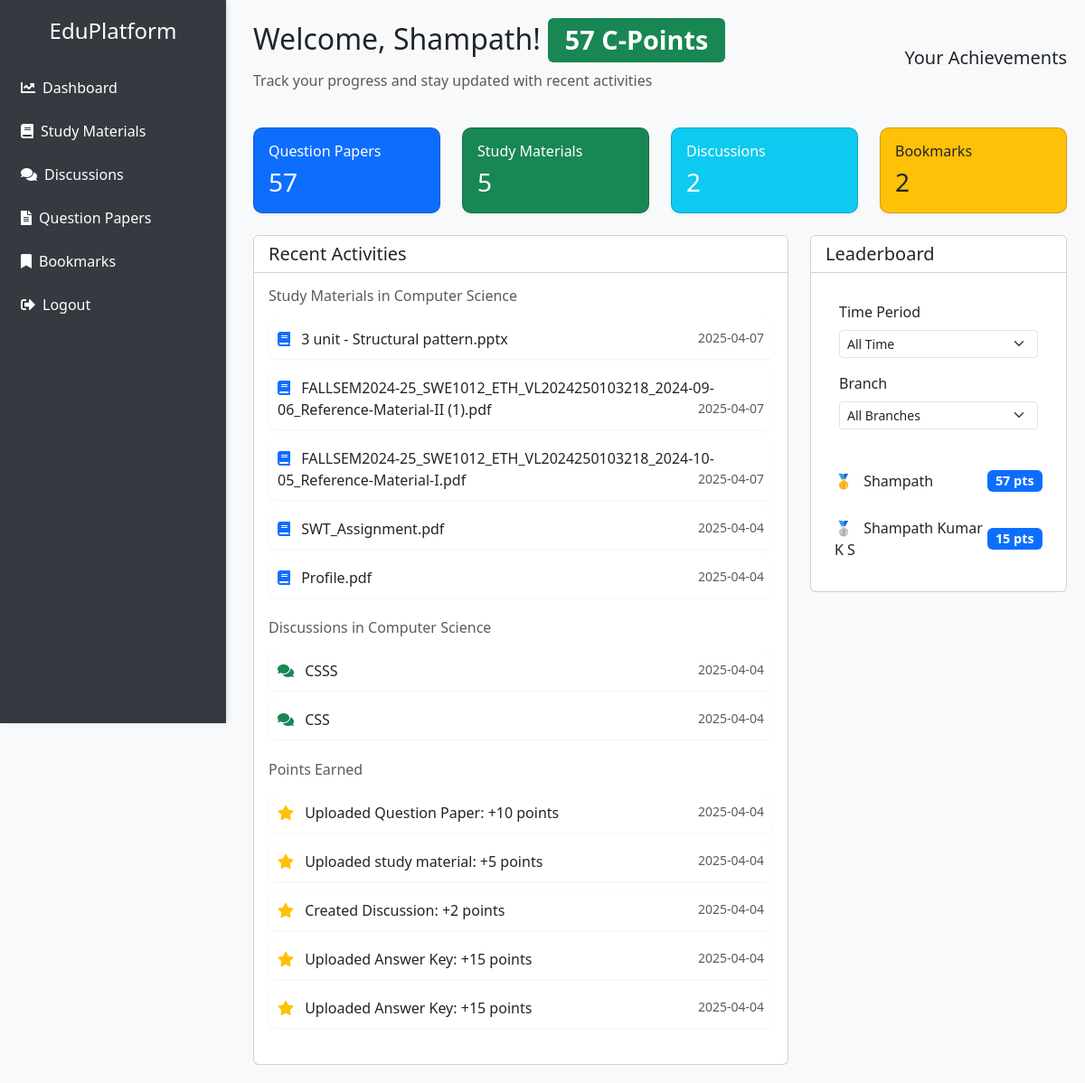
The page /dashboard (signed in) on the database its author committed.
### models.py (models this page shows, shortened)
class User(db.Model, UserMixin):
    id = db.Column(db.Integer, primary_key=True)
    username = db.Column(db.String(150), unique=True, nullable=False)
    email = db.Column(db.String(150), unique=True, nullable=False)
    password = db.Column(db.String(200), nullable=False)
    branch = db.Column(db.String(50), nullable=False)
    points = db.Column(db.Integer, default=0)
    join_date = db.Column(db.DateTime, default=datetime.utcnow)
    study_materials = db.relationship('StudyMaterial', backref='uploader', lazy=True, cascade="all, delete")
    discussions = db.relationship('Discussion', backref='author', lazy=True, cascade="all, delete")
    bookmarks = db.relationship('Bookmark', backref='user', lazy=True, cascade="all, delete")
    question_papers = db.relationship('QuestionPaper', backref='uploader', lazy=True, cascade="all, delete")
    answer_keys = db.relationship('AnswerKey', backref='uploader', lazy=True, cascade="all, delete")
    badges = db.relationship('Badge', secondary='user_badges', backref='users')

class StudyMaterial(db.Model):
    id = db.Column(db.Integer, primary_key=True)
    title = db.Column(db.String(200), nullable=False)
    filename = db.Column(db.String(200), nullable=False)
    material_type = db.Column(db.String(50), nullable=False)
    branch = db.Column(db.String(50), nullable=False, default='General')  # Add this line
    upload_date = db.Column(db.DateTime, default=datetime.utcnow, nullable=False)
    user_id = db.Column(db.Integer, db.ForeignKey('user.id'), nullable=False)

class Discussion(db.Model):
    id = db.Column(db.Integer, primary_key=True)
    title = db.Column(db.String(200), nullable=False)
    message = db.Column(db.Text, nullable=False)
    user_id = db.Column(db.Integer, db.ForeignKey('user.id'), nullable=False)
    timestamp = db.Column(db.DateTime, default=datetime.utcnow, nullable=False)
    branch = db.Column(db.String(50), nullable=False, default='General')

class PointsHistory(db.Model):
    id = db.Column(db.Integer, primary_key=True)
    user_id = db.Column(db.Integer, db.ForeignKey('user.id'), nullable=False)
    points = db.Column(db.Integer, nullable=False)
    action = db.Column(db.String(100), nullable=False)
    timestamp = db.Column(db.DateTime, default=datetime.utcnow)
    user = db.relationship('User', backref='points_history')

### flask_app.py (the view)
@app.route('/dashboard')
@login_required
def dashboard():
    thirty_days_ago = datetime.utcnow() - timedelta(days=30)
    recent_materials = StudyMaterial.query.filter(
        StudyMaterial.branch == current_user.branch,
        StudyMaterial.upload_date >= thirty_days_ago
    ).order_by(StudyMaterial.upload_date.desc()).limit(5).all()
    recent_discussions = Discussion.query.filter(
        Discussion.branch == current_user.branch,
        Discussion.timestamp >= thirty_days_ago
    ).order_by(Discussion.timestamp.desc()).limit(5).all()
    points_history = PointsHistory.query.filter(
        PointsHistory.user_id == current_user.id,
        PointsHistory.timestamp >= thirty_days_ago
    ).order_by(PointsHistory.timestamp.desc()).limit(5).all()
    bookmarks = Bookmark.query.filter(
        Bookmark.user_id == current_user.id,
        Bookmark.created_at >= thirty_days_ago
    ).order_by(Bookmark.created_at.desc()).limit(5).all()
    user_badges = current_user.badges
    total_points = current_user.points
    leaderboard = get_leaderboard()
    return render_template('dashboard.html',
                         user=current_user,
                         recent_materials=recent_materials,
                         recent_discussions=recent_discussions,
                         points_history=points_history,
                         bookmarks=bookmarks,
                         badges=user_badges,
                         total_points=total_points,
                         leaderboard=leaderboard,
                         branches=BRANCHES,
                         StudyMaterial=StudyMaterial,
                         Discussion=Discussion,
                         QuestionPaper=QuestionPaper)

### flask_app.py (called while the page is built, shortened)
@login_manager.user_loader
def load_user(user_id):
    return User.query.get(int(user_id))

def get_leaderboard(timeframe='all-time', branch='all'):
    base_query = db.session.query(User)
    if branch != 'all':
        base_query = base_query.filter(User.branch == branch)
    if timeframe == 'weekly':
        seven_days_ago = datetime.utcnow() - timedelta(days=7)
        points_query = db.session.query(
            PointsHistory.user_id,
            func.sum(PointsHistory.points).label('total_points')
        ).filter(
            PointsHistory.timestamp >= seven_days_ago
        ).group_by(PointsHistory.user_id)
        points_subquery = points_query.subquery()
        users = base_query.outerjoin(
            points_subquery,
            User.id == points_subquery.c.user_id
        ).order_by(points_subquery.c.total_points.desc().nullslast()).limit(10).all()
    else:  # all-time
        users = base_query.order_by(User.points.desc()).limit(10).all()
    return users

### templates/dashboard.html (shortened to what this page needs)
<!DOCTYPE html>
<html lang="en">
<head>
    <link href="https://cdn.jsdelivr.net/npm/bootstrap@5.3.0/dist/css/bootstrap.min.css" rel="stylesheet">
    <link rel="stylesheet" href="https://cdnjs.cloudflare.com/ajax/libs/font-awesome/5.15.4/css/all.min.css">
</head>
<body>
<div class="sidebar">
    <h4 class="text-center text-white mb-4">EduPlatform</h4>
    <a href="{{ url_for('dashboard') }}" class="active"><i class="fas fa-chart-line me-2"></i>Dashboard</a>
    <a href="{{ url_for('study_material') }}"><i class="fas fa-book me-2"></i>Study Materials</a>
    <a href="{{ url_for('discussions') }}"><i class="fas fa-comments me-2"></i>Discussions</a>
    <a href="{{ url_for('question_papers') }}"><i class="fas fa-file-alt me-2"></i>Question Papers</a>
    <a href="{{ url_for('bookmarks') }}"><i class="fas fa-bookmark me-2"></i>Bookmarks</a>
    <a href="{{ url_for('logout') }}"><i class="fas fa-sign-out-alt me-2"></i>Logout</a>
</div>
<div class="content">
    <div class="d-flex justify-content-between align-items-center mb-4">
        <div>
            <h2>Welcome, {{ current_user.username }}! <span class="badge bg-success">{{ current_user.points }} C-Points</span></h2>
            <p class="text-muted">Track your progress and stay updated with recent activities</p>
        </div>
        <div class="text-end">
            <h5>Your Achievements</h5>
        </div>
    </div>
    <div class="row mb-4">
        <div class="col-md-3">
            <div class="card stat-card bg-primary text-white">
                <div class="card-body">
                    <h6 class="card-title">Question Papers</h6>
                    <h3 class="mb-0">{{ total_points }}</h3>
                </div>
            </div>
        </div>
        <div class="col-md-3">
            <div class="card stat-card bg-success text-white">
                <div class="card-body">
                    <h6 class="card-title">Study Materials</h6>
                    <h3 class="mb-0">{{ recent_materials|length }}</h3>
                </div>
            </div>
        </div>
        <div class="col-md-3">
            <div class="card stat-card bg-info text-white">
                <div class="card-body">
                    <h6 class="card-title">Discussions</h6>
                    <h3 class="mb-0">{{ recent_discussions|length }}</h3>
                </div>
            </div>
        </div>
        <div class="col-md-3">
            <div class="card stat-card bg-warning text-dark">
                <div class="card-body">
                    <h6 class="card-title">Bookmarks</h6>
                    <h3 class="mb-0">{{ bookmarks|length }}</h3>
                </div>
            </div>
        </div>
    </div>
    <div class="row">
        <div class="col-md-8">
            <div class="card">
                <div class="card-header bg-white">
                    <h5 class="card-title mb-0">Recent Activities</h5>
                </div>
                <div class="card-body">
                    <div class="mb-4">
                        <h6 class="text-muted mb-3">Study Materials in {{ current_user.branch }}</h6>
                        {% for material in recent_materials %}
                        <div class="activity-item">
                            <i class="fas fa-book text-primary me-2"></i>
                            {{ material.title }}
                            <small class="text-muted float-end">{{ material.upload_date.strftime('%Y-%m-%d') }}</small>
                        </div>
                        {% endfor %}
                    </div>
                    <div class="mb-4">
                        <h6 class="text-muted mb-3">Discussions in {{ current_user.branch }}</h6>
                        {% for discussion in recent_discussions %}
                        <div class="activity-item">
                            <i class="fas fa-comments text-success me-2"></i>
                            {{ discussion.title }}
                            <small class="text-muted float-end">{{ discussion.timestamp.strftime('%Y-%m-%d') }}</small>
                        </div>
                        {% endfor %}
                    </div>
                    <div class="mb-4">
                        <h6 class="text-muted mb-3">Points Earned</h6>
                        {% for point in points_history %}
                        <div class="activity-item">
                            <i class="fas fa-star text-warning me-2"></i>
                            {{ point.action }}: +{{ point.points }} points
                            <small class="text-muted float-end">{{ point.timestamp.strftime('%Y-%m-%d') }}</small>
                        </div>
                        {% endfor %}
                    </div>
                </div>
            </div>
        </div>
        <div class="col-md-4">
            <div class="card">
                <div class="card-header bg-white">
                    <h5 class="card-title mb-0">Leaderboard</h5>
                </div>
                <div class="card-body">
                    <div class="filter-section">
                        <div class="mb-3">
                            <label class="form-label">Time Period</label>
                            <select id="leaderboardType" class="form-select form-select-sm">
                                <option value="all-time">All Time</option>
                            </select>
                        </div>
                        <div>
                            <label class="form-label">Branch</label>
                            <select id="branchFilter" class="form-select form-select-sm">
                                <option value="all">All Branches</option>
                            </select>
                        </div>
                    </div>
                    <div class="leaderboard-list">
                        {% for user in leaderboard %}
                        <div class="leaderboard-item d-flex justify-content-between align-items-center">
                            <div>
                                <span class="me-2">{% if loop.index <= 3 %}{{ ['🥇', '🥈', '🥉'][loop.index0] }}{% else %}{{ loop.index }}{% endif %}</span>
                                {{ user.username }}
                            </div>
                            <span class="badge bg-primary">{{ user.points }} pts</span>
                        </div>
                        {% endfor %}
                    </div>
                </div>
            </div>
        </div>
    </div>
</div>
</body>
</html>

### templates/dashboard.html (style rules this page uses)
body { background: #f8f9fa; }
.sidebar { width: 250px; height: 100vh; position: fixed; background: #343a40; padding-top: 20px; box-shadow: 2px 0 5px rgba(0,0,0,0.1); }
.sidebar a { padding: 12px 20px; display: block; color: white; text-decoration: none; transition: all 0.3s ease; border-left: 3px solid transparent; }
.content { margin-left: 260px; padding: 20px; }
.badge { font-size: 0.9em; }
.stat-card { border-radius: 10px; box-shadow: 0 2px 4px rgba(0,0,0,0.05); transition: transform 0.3s ease; }
.activity-item { padding: 10px; border-radius: 8px; margin-bottom: 10px; background: white; box-shadow: 0 1px 3px rgba(0,0,0,0.05); transition: all 0.3s ease; }
.leaderboard-item { padding: 10px; border-radius: 8px; margin-bottom: 8px; background: white; transition: all 0.2s ease; }
.filter-section { background: white; padding: 15px; border-radius: 8px; margin-bottom: 20px; }

### rows shown on the page
User: username "Shampath", points "57", branch "Computer Science", index0 "🥇"
StudyMaterial: title "3 unit - Structural pattern.pptx", upload_date "2025-04-07"
StudyMaterial: title "FALLSEM2024-25_SWE1012_ETH_VL2024250103218_2024-09-06_Reference-Material-II (1).pdf", upload_date "2025-04-07"
StudyMaterial: title "FALLSEM2024-25_SWE1012_ETH_VL2024250103218_2024-10-05_Reference-Material-I.pdf", upload_date "2025-04-07"
StudyMaterial: title "SWT_Assignment.pdf", upload_date "2025-04-04"
StudyMaterial: title "Profile.pdf", upload_date "2025-04-04"
Discussion: title "CSSS", timestamp "2025-04-04"
Discussion: title "CSS", timestamp "2025-04-04"
PointsHistory: action "Uploaded Question Paper", points "10", timestamp "2025-04-04"
PointsHistory: action "Uploaded study material", points "5", timestamp "2025-04-04"
PointsHistory: action "Created Discussion", points "2", timestamp "2025-04-04"
PointsHistory: action "Uploaded Answer Key", points "15", timestamp "2025-04-04"
PointsHistory: action "Uploaded Answer Key", points "15", timestamp "2025-04-04"
User: index0 "🥈", username "Shampath Kumar K S", points "15"

### other values the page prints
{{ total_points }} "57"
{{ recent_materials|length }} "5"
{{ recent_discussions|length }} "2"
{{ bookmarks|length }} "2"
